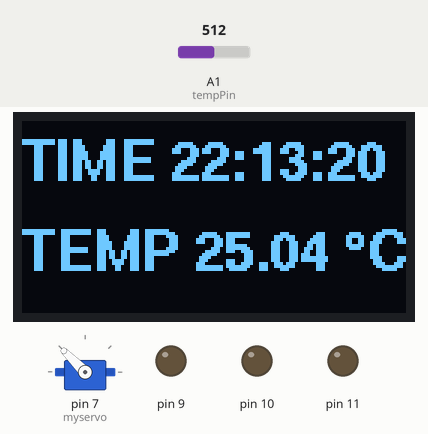
The sketch below on a simulated Arduino Uno, built with avr-gcc and run on an emulated ATmega328P. On the bench: servo, 128×64 one-colour display, output pins drawn as LEDs (lit = HIGH). Inputs (shaded band) come from the test bench; at power-on: A1 (tempPin) = 512. The local clock reads 2024-03-15 10:24:30 at power-on unless the sketch sets it.

Above: at 1.2 s.
1.3 s: A1 (tempPin) set to 535
At 2.3 s:
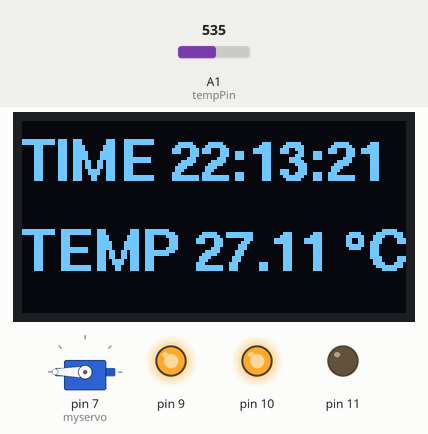
4.3 s: A1 (tempPin) set to 511
At 6.7 s:
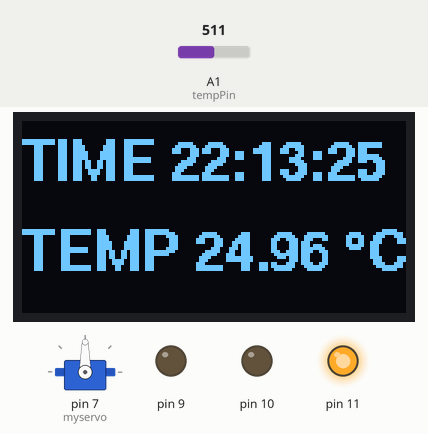
7.3 s: A1 (tempPin) set to 306
At 9.4 s:
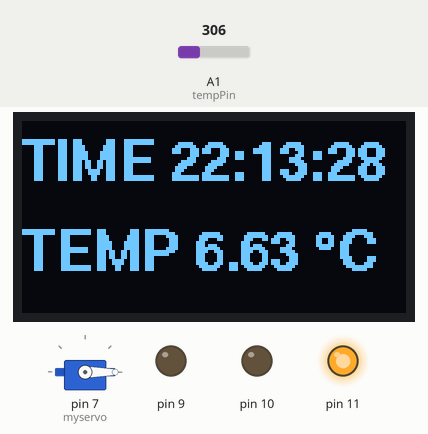
10.3 s: A1 (tempPin) set to 473
At 12.0 s:
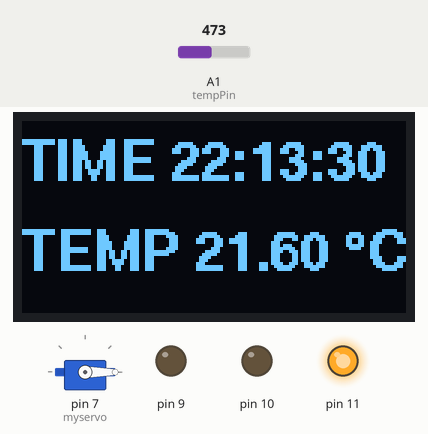
13.3 s: A1 (tempPin) set to 500
At 14.7 s:
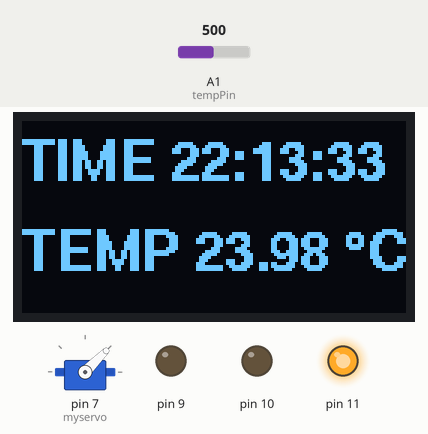
16.3 s: A1 (tempPin) set to 716
At 18.8 s:
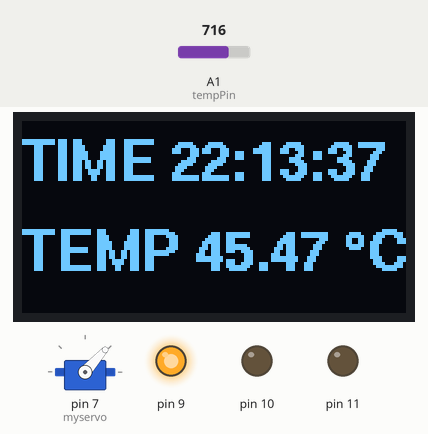
Timing chart, 0 to 20.3 s (numbered marks = the images above; inputs shaded):
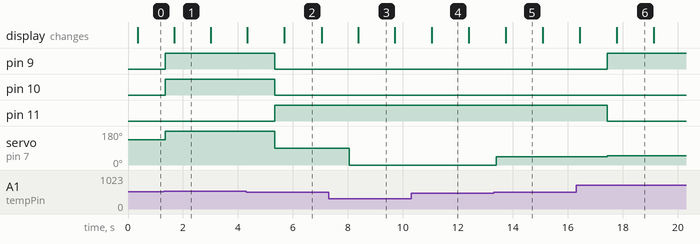

Measured:
- the behaviour switches between 522 and 523 on A1 (tempPin) (found by bisection; images 0 and 1)
- the behaviour switches between 488 and 489 on A1 (tempPin) (found by bisection; images 4 and 5)
- after the input at 1.3 s, servo on pin 7 (myservo): 135° → 180° after 0.05 s
- after the input at 4.3 s, pin 9, pin 10: HIGH → LOW after 1.0 s; pin 11: LOW → HIGH after 1.0 s; servo on pin 7 (myservo): 180° → 90° after 1.0 s
- after the input at 7.3 s, servo on pin 7 (myservo): 90° → 0° after 0.74 s
- after the input at 13.3 s, servo on pin 7 (myservo): 0° → 45° after 0.09 s
- after the input at 16.3 s, pin 9: LOW → HIGH after 1.1 s; pin 11: HIGH → LOW after 1.1 s; servo on pin 7 (myservo): 45° → 48° after 1.1 s

The sketch:

clockporject.ino
```cpp
/*
* Name: clock and temp project
* Author: Victor Huke
* Date: 2024-10-10
* Description: This project uses a ds3231 to measure time and displays the time to an 1306 oled display,
* Further, it measures temprature with a analog temprature module and displays a mapped value to a 9g-servo-motor
*/

// Include Libraries
#include <RTClib.h>   // Library for RTC (Real-Time Clock) module
#include <Wire.h>     // Library for I2C communication
#include "U8glib.h"   // Library for OLED display
#include <Servo.h>    // Library for controlling the servo motor

// Init constants
const int tempPin = A1;  // Define the analog pin connected to the temperature sensor

// Init global variables
int pos = 0;  // Initialize servo position variable

// construct objects
Servo myservo;                               // Create a Servo object for controlling the servo
RTC_DS3231 rtc;                              // Create an RTC object for interacting with the DS3231 module
U8GLIB_SSD1306_128X64 u8g(U8G_I2C_OPT_NO_ACK); // Create an OLED display object (SSD1306, 128x64 resolution)

void setup() {
  // Init communication
  Serial.begin(9600);   // Start serial communication at 9600 baud rate for debugging or data output
  Wire.begin();         // Initialize I2C communication

  // Init hardware
  pinMode(tempPin, INPUT);  // Set temperature sensor pin as input
  rtc.begin();              // Initialize the RTC module
  myservo.attach(7);        // Attach the servo to pin 7

  // Set pins 9, 10, and 11 as outputs using a for loop
  for (int pin = 9; pin <= 11; pin++) {
    pinMode(pin, OUTPUT);   // Set pins 9, 10, and 11 (RGB LED control pins) as outputs
  }

  // Setting
  rtc.adjust(DateTime(F(__DATE__), F(__TIME__)));  // Set the RTC to the current time (compile time)
  u8g.setFont(u8g_font_helvB14);                   // Set the font for the OLED display
}

void loop() {

  servoWrite(getTemp());  // Move servo based on temperature

  // Write time and temperature to OLED
  oledWrite("TIME " + String(getTime()), "TEMP " + String(getTemp()) + " " + String(char(176)) + "C"); // Display time and temperature on OLED

  delay(1000);  // Delay 1 second between updates

  // Control RGB LED based on temperature
  rgbControl(getTemp());  // Adjust the RGB LED color based on the temperature
}

/*
* This function reads time from an ds3231 module and package the time as a String
* Parameters: Void
* Returns: time in hh:mm:ss as String
*/
String getTime() {

  DateTime now = rtc.now();  // Get the current time from the RTC module
  return String(now.hour()) + ":" + String(now.minute()) + ":" + String(now.second());  // Format the time as hh:mm:ss
}

/*
* This function reads an analog pin connected to an analog temprature sensor and calculates the corresponding temp
* Parameters: Void
* Returns: temprature as float
*/
float getTemp() {
  float temp = 0;
  float R1 = 10000;  // value of R1 on board (10k ohms)
  float logR2, R2, T; // Variables for calculations
  float c1 = 0.001129148, c2 = 0.000234125, c3 = 0.0000000876741;  // Steinhart-Hart coefficients for the thermistor
  int Vo = analogRead(tempPin);  // Read analog value from the temperature sensor
  R2 = R1 * (1023.0 / (float)Vo - 1.0);  // Calculate resistance on the thermistor
  logR2 = log(R2);  // Take the logarithm of the resistance
  temp = (1.0 / (c1 + c2 * logR2 + c3 * logR2 * logR2 * logR2));  // Calculate temperature in Kelvin using Steinhart-Hart equation
  temp = temp - 273.15;  // Convert Kelvin to Celsius
  return temp;  // Return temperature in Celsius
}

/*
* This function takes a string and draws it to an oled display
* Parameters: - text1: First string to write to display
*             - text2: Second string to write to display
* Returns: void
*/
void oledWrite(String text1, String text2) {
  u8g.firstPage();  // Begin the first page of the OLED display (for handling display buffer)
  do {
    u8g.drawStr(0, 20, text1.c_str());  // Draw first string at (0, 20) position on OLED
    u8g.drawStr(0, 50, text2.c_str());  // Draw second string at (0, 50) position on OLED
  } while (u8g.nextPage());  // Continue to the next page of the OLED until finished
}

/*
* Takes a temperature value and maps it to a corresponding degree on a servo
* Parameters: - value: temperature to map
* Returns: void
*/
void servoWrite(float value) {
  float pos = map(value, 22, 30, 0, 360);  // Map temperature range (22 to 30°C) to servo position range (0 to 360°)
  myservo.write(pos);  // Set servo to the calculated position
}

/*
* Controls the RGB diode based on the current temperature
* Parameters: - temp: current temperature value
* Returns: void
*/
void rgbControl(float temp) {
  // Control RGB LEDs based on temperature thresholds
  if (temp < 25) {
    digitalWrite(9, LOW);    // Red LED off
    digitalWrite(10, LOW);   // Green LED off
    digitalWrite(11, HIGH);  // Blue LED on (Cold)
  }
  else if (temp > 25 && temp < 28) {
    digitalWrite(9, HIGH);   // Red LED on
    digitalWrite(10, HIGH);  // Green LED on (Yellow for moderate temperature)
    digitalWrite(11, LOW);   // Blue LED off
  }
  else if (temp > 28 && temp < 30) {
    digitalWrite(9, HIGH);   // Red LED on
    digitalWrite(10, HIGH);  // Green LED on
    digitalWrite(11, HIGH);  // Blue LED on (White for high temperature)
  }
  else {
    digitalWrite(9, HIGH);   // Red LED on
    digitalWrite(10, LOW);   // Green LED off
    digitalWrite(11, LOW);   // Blue LED off (Red for very high temperature)
  }
}
```
